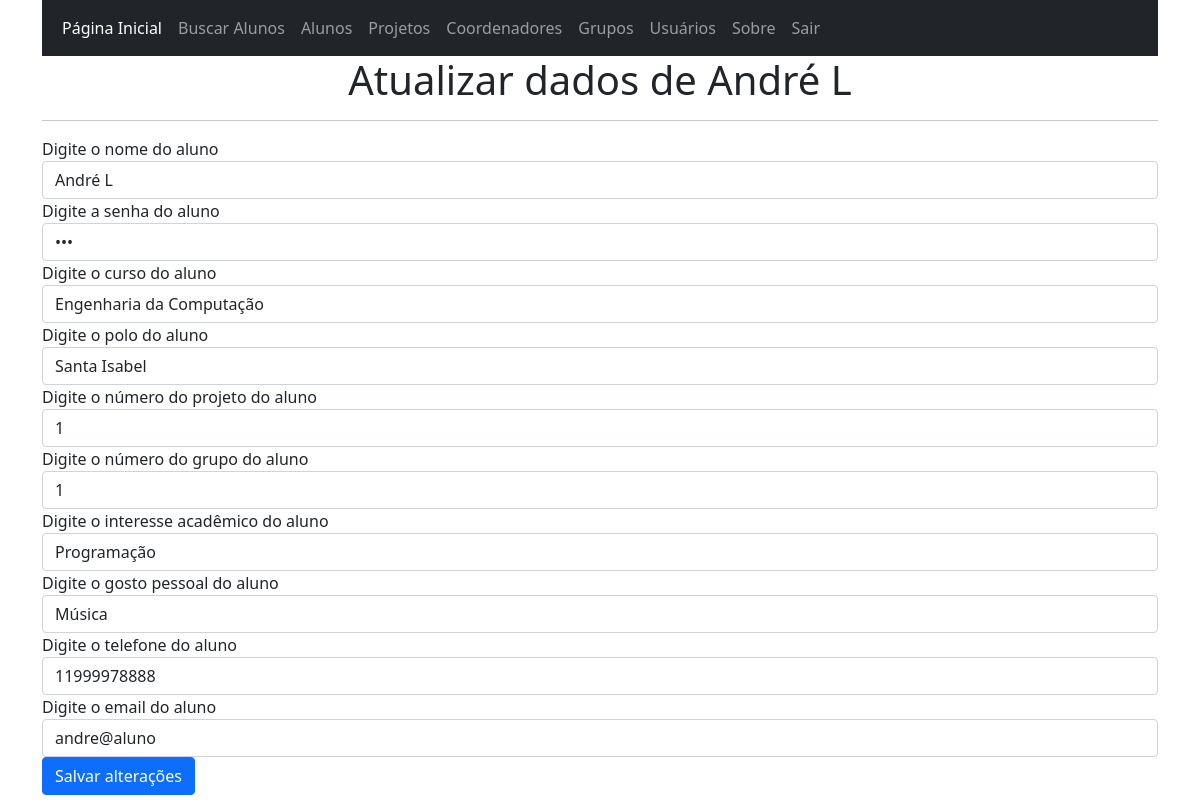
The page /1/atualiza_aluno (signed in) on the database its author committed.
### app.py (models this page shows, shortened)
class alunos(db.Model):
    ra = db.Column(db.Integer, primary_key=True)
    nome = db.Column(db.String(50))
    email = db.Column(db.String(50))
    senha = db.Column(db.String(50))
    curso = db.Column(db.String(50))
    polo = db.Column(db.String(50))
    interesse = db.Column(db.String(50))
    hobby = db.Column(db.String(50))
    telefone = db.Column(db.String(15))
    tipo_usuario = db.Column(db.String(20))
    projeto_id = db.Column(db.Integer, ForeignKey('projetos.id'))
    grupo_id = db.Column(db.Integer, ForeignKey('grupos.id'))

### app.py (the view, shortened to what this page needs)
@app.route('/<int:ra>/atualiza_aluno', methods=['GET','POST'])
@login_required
def atualiza_aluno(ra):
    aluno = alunos.query.filter_by(ra=ra).first()
    return render_template('atualiza_aluno.html', aluno=aluno)

### app.py (called while the page is built)
@login_manager.user_loader
def load_user(user_id):
    return usuarios.query.get(user_id)

### templates/atualiza_aluno.html
{% extends 'base.html' %}
{% block conteudo %}
    <h1 align="center">Atualizar dados de {{aluno.nome}}</h1>
    <hr>
    <form action="{{url_for('atualiza_aluno', ra=aluno.ra)}}" method="post">
        <div class="form-group">
            <label for="nome">Digite o nome do aluno</label>
            <input class="form-control" id="nome" type="text" name="nome" value="{{aluno.nome}}" required autofocus aria-required="true">
            <label for="senha">Digite a senha do aluno</label>
            <input class="form-control" id="senha" type="password" name="senha" value="{{aluno.senha}}" required aria-required="true">
            <label for="curso">Digite o curso do aluno</label>
            <input class="form-control" id="curso" type="text" name="curso" value="{{aluno.curso}}" required aria-required="true">
            <label for="polo">Digite o polo do aluno</label>
            <input class="form-control" id="polo" type="text" name="polo" value="{{aluno.polo}}" required aria-required="true">
            <label for="projeto">Digite o número do projeto do aluno</label>
            <input class="form-control" id="projeto" type="number" max="5" min="1"  name="projeto" value="{{aluno.projeto_id}}" required aria-required="true">
            <label for="grupo">Digite o número do grupo do aluno</label>
            <input class="form-control" id="grupo" type="number" max="5" min="1"  name="grupo" value="{{aluno.grupo_id}}" required aria-required="true">
            <label for="interesse">Digite o interesse acadêmico do aluno</label>
            <input class="form-control" id="interesse" type="text" name="interesse" value="{{aluno.interesse}}" required aria-required="true">
            <label for="hobby">Digite o gosto pessoal do aluno</label>
            <input class="form-control" id="hobby" type="text" name="hobby" value="{{aluno.hobby}}" required aria-required="true">
            <label for="telefone">Digite o telefone do aluno</label>
            <input class="form-control" id="telefone" type="text" name="telefone" value="{{aluno.telefone}}" required aria-required="true">
            <label for="email">Digite o email do aluno</label>
            <input class="form-control" id="email" type="text" name="email" value="{{aluno.email}}" required aria-required="true">
        </div>
        <button class="btn btn-primary" aria-label="Confirmar a atualização dos dados do aluno">Salvar alterações</button>
    </form>
{% endblock conteudo %}

### rows shown on the page
alunos: nome "André L", curso "Engenharia da Computação", polo "Santa Isabel", projeto "1", grupo "1", interesse "Programação", hobby "Música", telefone "11999978888", email "andre@aluno"
